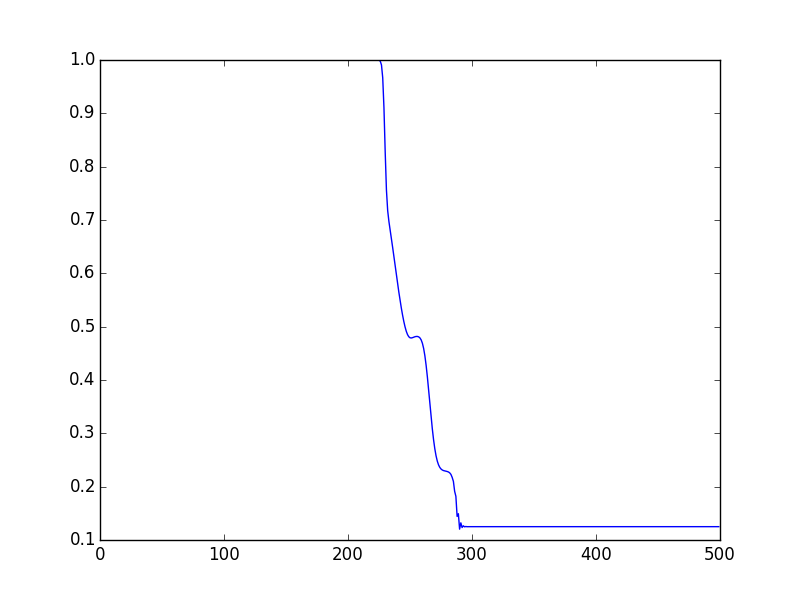

The script that saved this image:
import numpy
from matplotlib import pyplot as plt

class Fluid:
    def __init__(self,npix=200,gamma=5.0/3.0,bc_type='periodic'):
        self.rho=numpy.zeros(npix)
        self.p=numpy.zeros(npix)
        self.v=numpy.zeros(npix)
        self.rhoE=numpy.zeros(npix)
        self.P=numpy.zeros(npix)
        self.gradrho=numpy.zeros(npix)
        self.gradp=numpy.zeros(npix)
        self.gradrhoE=numpy.zeros(npix)
        self.gamma=gamma
        self.bc_type=bc_type
        self.n=npix
        self.dx=1.0/npix
    def ic_bullet(self):
        self.rho[:]=1.0
        self.rhoE[:]=1.0
        self.p[:]=0
        self.p[self.n/2:3*self.n/5]=1.0

    def ic_shock_tube(self):
        #set up classic Sod shock tube problem.
        self.rho[0:self.n/2]=1.0
        self.P[0:self.n/2]=1.0

        self.rho[self.n/2:]=0.125
        self.P[self.n/2:]=0.1
        self.p[:]=0
        #we really need the energy, not the pressure
        self.rhoE=1.0/(self.gamma-1.0)*self.P

    def get_velocity(self):
        #get the velocity, if density is zero, set velocity to be zero
        self.v[:]=0
        ii=self.rho>0
        self.v[ii]=self.p[ii]/self.rho[ii]
    def get_bc(self):
        if self.bc_type=='periodic':
            self.rho[0]=self.rho[-2]
            self.rho[-1]=self.rho[1]
            self.p[0]=self.p[-2]
            self.p[-1]=self.p[1]
            self.rhoE[0]=self.rhoE[-2]
            self.rhoE[-1]=self.rhoE[1]
            return
        if self.bc_type=='smooth':
            self.rho[0]=self.rho[1]
            self.rho[-1]=self.rho[-2]
            self.p[0]=self.p[1]
            self.p[-1]=self.p[-2]
            self.rhoE[0]=self.rhoE[1]
            self.rhoE[-1]=self.rhoE[-2]
            return    
        assert(1==0)  #why did we do this?  Tutorial problem 1
    def do_eos(self):
        #self.get_velocity() #let's assume velocity has already been calculated
        thermal=self.rhoE-self.rho*0.5*self.v**2
        self.P=(self.gamma-1.0)*thermal

    def get_derivs(self):
        frho=self.p
        fp=self.p*self.v #+self.P, but we'll handle pressure slightly differently
        fE=self.v*self.rhoE+self.v*self.P
        
        drho=0*self.rho
        dp=0*self.p
        drhoE=0*self.rhoE
        for ii in range(1,self.n-1):            
            if self.v[ii]>0:
                drho[ii+1]+=frho[ii]
                drho[ii]-=frho[ii]
                dp[ii+1]+=fp[ii]
                dp[ii]-=fp[ii]
                drhoE[ii+1]+=fE[ii]
                drhoE[ii]-=fE[ii]
            if self.v[ii]<0:
                drho[ii-1]+=frho[ii]
                drho[ii]-=frho[ii]
                dp[ii-1]+=fp[ii]
                dp[ii]-=fp[ii]
                drhoE[ii-1]+=fE[ii]
                drhoE[ii]-=fE[ii]
        #Why is there a factor of 1/2 in the pressure gradient? Tutorial problem 2
        gradP=0.5*(self.P[2:]-self.P[0:-2])
        dp[1:-1]-=gradP
        self.gradrho=drho
        self.gradp=dp
        self.gradrhoE=drhoE
    def get_timestep(self,dt=0.1):
        #tutorial problem 3 - what should this timestep actually be from CFL?
        #recall that c_s^2 = dP/drho, if P=a*rho^gamma, then simple calculus
        #shows that c_s^2= gamma*P/rho

        c_s=numpy.sqrt(self.gamma*self.P/self.rho)
        #we want maximum magnitude of v+/- c_s, so we can simply take
        #the maximum of |v|+|c_s|
        vmax=numpy.max(numpy.abs(c_s)+numpy.abs(self.v))
        #we now have the maximum velocity.  So the marginally stable timestep 
        #is dx/vmax.  The tutorial instructions request that we return the input argument
        #times the global marginally stable step

        ts= self.dx/vmax*dt
        #print 'dt is ' + repr(ts)
        return ts


    def take_step(self):
        #before we can do anything else, get the boundary gonditions
        self.get_bc()
        #then, get the velocities
        self.get_velocity()
        #now calculate the pressure
        self.do_eos()
        #now we can get the derivatives
        self.get_derivs()
        
        #find out our timestep
        dt=self.get_timestep()
        
        #and update quantities
        self.rho+=self.gradrho*dt
        self.p+=self.gradp*dt
        self.rhoE+=self.gradrhoE*dt
        #return the timestep so we can keep track of global time
        return dt

def pp(x):
    plt.clf()
    plt.plot(x)
    plt.show()
if __name__=='__main__':
    plt.ion()
    fluid=Fluid(npix=500,bc_type='smooth')

    #fluid.ic_bullet()
    plt.plot(fluid.p)

    fluid.ic_shock_tube()
    plt.plot(fluid.rho)
    plt.draw()
    fluid.take_step()


    for i in range(0,1000):
        tt=0
        #to take a given macroscopic step, we may now have to take many small steps
        #as set by the CFL condition.  Once we've gone far enough, update the plot.
        while (tt<0.02):
            tt=tt+fluid.take_step()
        plt.clf()
        plt.plot(fluid.rho)
        plt.draw()
    #let's print the final fluid configuration to disk.  Note that the oscillations
    #we saw in lecture are gone now.
    plt.savefig('tut3.png')
